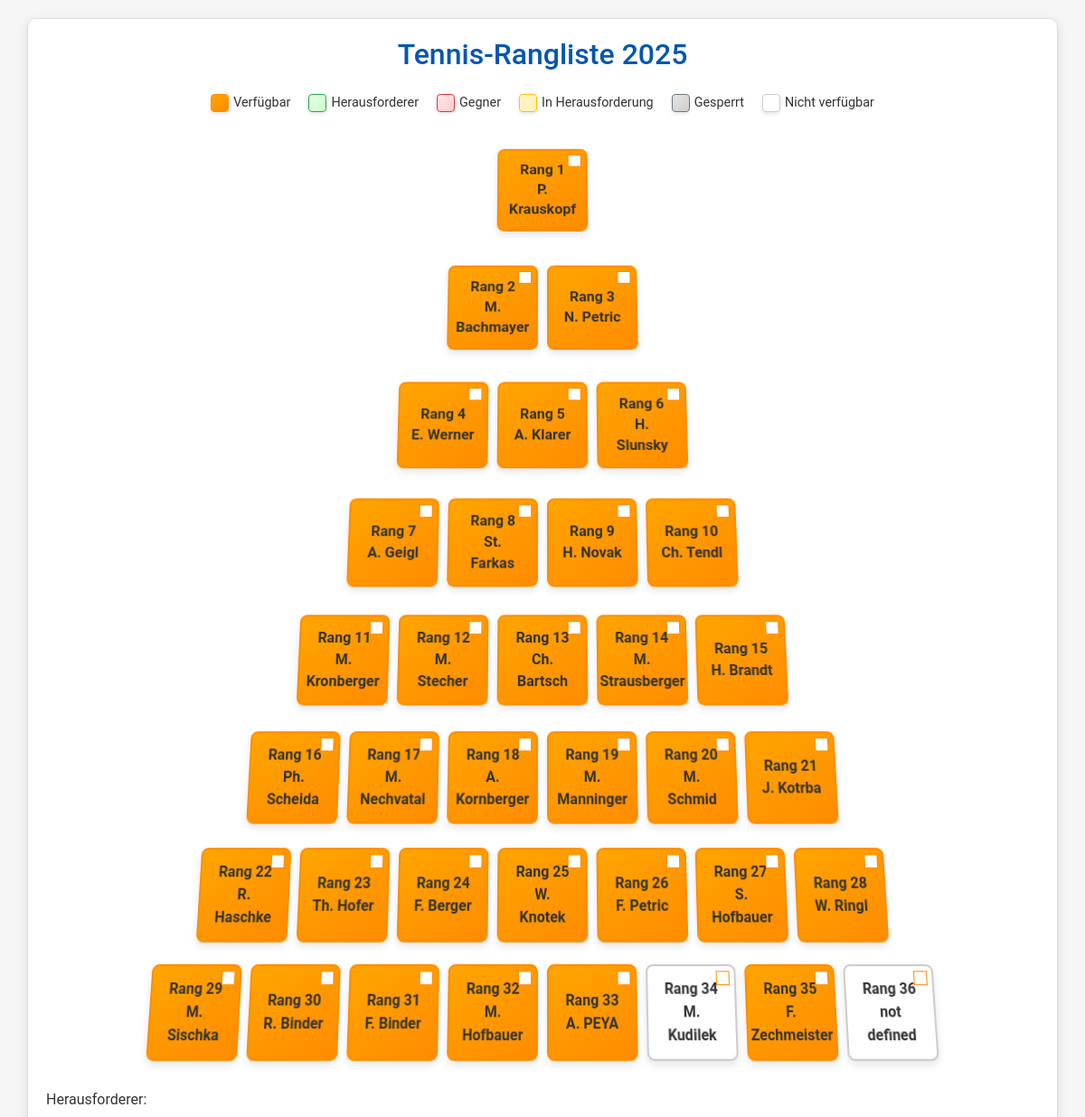
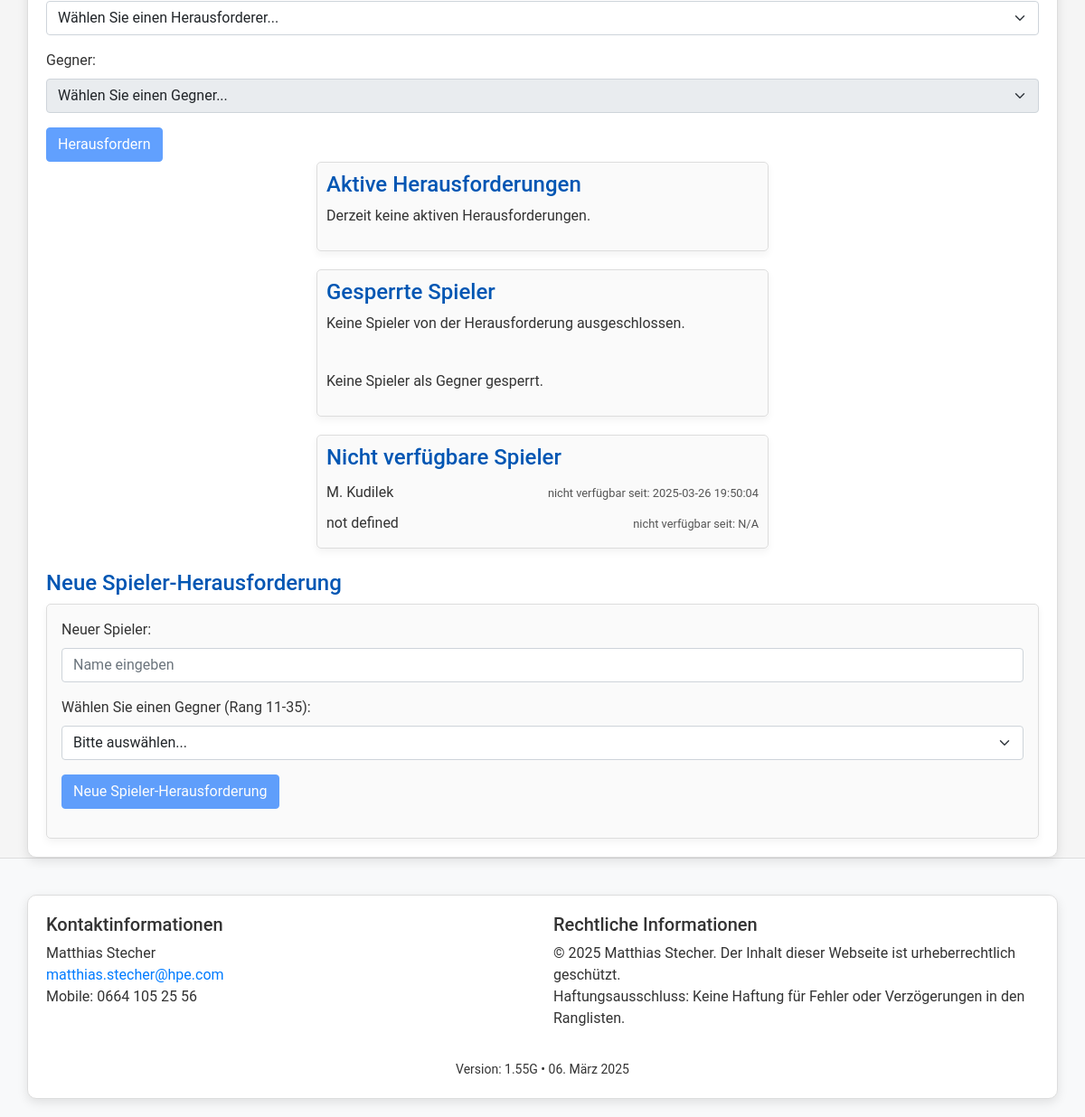
/index, run on the app's committed database (2 pictures, top to bottom).
### tables this page shows
CREATE TABLE players (
    id INTEGER PRIMARY KEY,
    name TEXT NOT NULL,
    available INTEGER NOT NULL DEFAULT 1,
    rank INTEGER NOT NULL,
    unavailable_since DATETIME,
    block_challenger_until DATETIME,
    block_opponent_until DATETIME,
    is_new INTEGER NOT NULL DEFAULT 0
);

### app.py (the view)
@app.route("/index")
def index():
    db = get_db()
    now = get_current_time().strftime("%Y-%m-%d %H:%M:%S")
    cur = db.execute(
        """
        SELECT p.*,
            CASE
              WHEN EXISTS (
                SELECT 1 FROM challenges c
                WHERE c.resolved = 0
                  AND c.deadline > ?
                  AND (c.challenger_id = p.id OR c.opponent_id = p.id)
              ) THEN 1 ELSE 0
            END as in_challenge
        FROM players p
        ORDER BY rank ASC
        """,
        (now,),
    )
    players = cur.fetchall()
    players_list = []
    now_dt = get_current_time()
    for p in players:
        p = dict(p)
        blocked = False
        if p.get("block_challenger_until"):
            try:
                dt = datetime.strptime(p["block_challenger_until"], "%Y-%m-%d %H:%M:%S")
                if now_dt < dt:
                    blocked = True
            except Exception:
                pass
        if p.get("block_opponent_until"):
            try:
                dt = datetime.strptime(p["block_opponent_until"], "%Y-%m-%d %H:%M:%S")
                if now_dt < dt:
                    blocked = True
            except Exception:
                pass
        p["blocked"] = blocked
        players_list.append(p)
    pyramid = create_pyramid(players_list)
    active_challenges = get_active_challenges()
    blocked_challenger_players = get_blocked_challenger_players()
    blocked_opponent_players = get_blocked_opponent_players()
    unavailable_players = get_unavailable_players()
    logger.info(
        "Rendering index: players=%d, pyramid rows=%d", len(players_list), len(pyramid)
    )
    return render_template(
        "index.html",
        pyramid=pyramid,
        players=players_list,
        active_challenges=active_challenges,
        blocked_challenger_players=blocked_challenger_players,
        blocked_opponent_players=blocked_opponent_players,
        unavailable_players=unavailable_players,
    )

### app.py (called while the page is built, shortened)
def get_current_time():
    test_date_str = os.environ.get("TEST_DATE")
    return datetime.now()

def get_db():
    if "db" not in g:
        try:
            g.db = sqlite3.connect(
                app.config["DATABASE"], timeout=10, detect_types=sqlite3.PARSE_DECLTYPES
            )
            g.db.row_factory = sqlite3.Row
        except sqlite3.Error as e:
            logger.exception("Database connection failed.")
            raise e
    return g.db

def create_pyramid(players):
    pyramid = []
    start = 0
    row_sizes = [1, 2, 3, 4, 5, 6, 7, 8]
    for size in row_sizes:
        row = []
        for i in range(size):
            if start < len(players):
                row.append(players[start])
            else:
                row.append(None)
            start += 1
        pyramid.append(row)
    return pyramid

def get_active_challenges():
    db = get_db()
    now = get_current_time().strftime("%Y-%m-%d %H:%M:%S")
    try:
        cur = db.execute(
            "SELECT c.*, p1.name as challenger_name, p2.name as opponent_name FROM challenges c "
            "JOIN players p1 ON c.challenger_id = p1.id "
            "JOIN players p2 ON c.opponent_id = p2.id "
            "WHERE c.resolved = 0 AND c.deadline > ?",
            (now,),
        )
        challenges = cur.fetchall()
        logger.info("Active challenges count: %d", len(challenges))
        return challenges
    except sqlite3.Error:
        logger.exception("Error fetching active challenges.")
        return []

def get_unavailable_players():
    db = get_db()
    cur = db.execute("SELECT * FROM players WHERE available = 0")
    players = cur.fetchall()
    return players

def get_blocked_challenger_players():
    db = get_db()
    now = get_current_time().strftime("%Y-%m-%d %H:%M:%S")
    try:
        cur = db.execute(
            "SELECT * FROM players WHERE block_challenger_until IS NOT NULL AND block_challenger_until > ?",
            (now,),
        )
        return cur.fetchall()
    except sqlite3.Error:
        logger.exception("Error fetching blocked challenger players.")
        return []

### templates/index.html (shortened to what this page needs)
<!DOCTYPE html>
<html lang="de">
<head>
  <link rel="stylesheet" href="https://cdnjs.cloudflare.com/ajax/libs/bootstrap/5.1.3/css/bootstrap.min.css" />
</head>
<body>
  <div class="container three-d">
    <h2 class="text-center mb-4">Tennis-Rangliste 2025</h2>
    <div class="legend">
      <div class="legend-item">
        <div class="legend-color" style="background: linear-gradient(145deg, #ffa500, #ff8c00); border-color: #ff8c00;"></div>
        Verfügbar
      </div>
      <div class="legend-item">
        <div class="legend-color" style="background: linear-gradient(145deg, #e6ffe6, #ccffcc); border-color: #28a745;"></div>
        Herausforderer
      </div>
      <div class="legend-item">
        <div class="legend-color" style="background: linear-gradient(145deg, #ffe6e6, #ffcccc); border-color: #dc3545;"></div>
        Gegner
      </div>
      <div class="legend-item">
        <div class="legend-color" style="background: linear-gradient(145deg, #fff5cc, #fff0b3); border-color: #ffc107;"></div>
        In Herausforderung
      </div>
      <div class="legend-item">
        <div class="legend-color" style="background: linear-gradient(145deg, #e6e6e6, #cccccc); border-color: #6c757d;"></div>
        Gesperrt
      </div>
      <div class="legend-item unavailable">
        <div class="legend-color" style="background: #ffffff; border-color: #cccccc;"></div>
        Nicht verfügbar
      </div>
    </div>
    <div class="ranking-list">
      {% if pyramid %}
        {% for row in pyramid %}
          <div class="row">
            {% for player in row %}
              {% if player %}
                <div id="player-{{ player['id'] }}"
                     class="player {% if not player['available'] %}unavailable{% endif %} {% if player['in_challenge'] %}in-challenge{% endif %} {% if player.blocked %}blocked{% endif %}"
                     data-player-id="{{ player['id'] }}">
                  <div class="player-info">
                    Rang {{ player['rank'] }}<br>{{ player['name'] }}
                  </div>
                  <div class="availability-toggle {% if player['available'] %}available{% endif %}" data-player-id="{{ player['id'] }}"></div>
                </div>
              {% else %}
                <div class="player missing">Spieler fehlt</div>
              {% endif %}
            {% endfor %}
          </div>
        {% endfor %}
      {% else %}
        <p>Keine Spieler gefunden. Bitte laden Sie die Spieldaten.</p>
      {% endif %}
    </div>
    <form id="challengeForm">
      <div class="mb-3">
        <label for="challenger" class="form-label">Herausforderer:</label>
        <select class="form-select" id="challenger" name="challenger" required>
          <option value="">Wählen Sie einen Herausforderer...</option>
        </select>
      </div>
      <div class="mb-3">
        <label for="opponent" class="form-label">Gegner:</label>
        <select class="form-select" id="opponent" name="opponent" required disabled>
          <option value="">Wählen Sie einen Gegner...</option>
        </select>
      </div>
      <button type="submit" class="btn btn-primary" id="challengeButton" disabled>Herausfordern</button>
    </form>
    <div class="active-challenges">
      <h4>Aktive Herausforderungen</h4>
      <div id="active-challenges-list">
        {% if active_challenges %}
          {% for challenge in active_challenges %}
            <div class="challenge-entry">
              <span class="challenge-names">{{ challenge['challenger_name'] }} gegen {{ challenge['opponent_name'] }}</span>
              <span class="challenge-deadline">(Frist: {{ challenge['deadline'] }})</span>
            </div>
          {% endfor %}
        {% else %}
          <p>Derzeit keine aktiven Herausforderungen.</p>
        {% endif %}
      </div>
    </div>
    <div class="blocked-players">
      <h4>Gesperrte Spieler</h4>
      <div id="blocked-players-list">
        {% if blocked_challenger_players %}
          {% for player in blocked_challenger_players %}
            <div class="blocked-entry">
              <span class="blocked-name">{{ player['name'] }}</span>
              <span class="blocked-info">- Herausforderer gesperrt bis: {{ player['block_challenger_until'] }}</span>
            </div>
          {% endfor %}
        {% else %}
          <p>Keine Spieler von der Herausforderung ausgeschlossen.</p>
        {% endif %}
        <br>
        {% if blocked_opponent_players %}
          {% for player in blocked_opponent_players %}
            <div class="blocked-entry">
              <span class="blocked-name">{{ player['name'] }}</span>
              <span class="blocked-info">- Gegner gesperrt bis: {{ player['block_opponent_until'] }}</span>
            </div>
          {% endfor %}
        {% else %}
          <p>Keine Spieler als Gegner gesperrt.</p>
        {% endif %}
      </div>
    </div>
    <div class="unavailable-players">
      <h4>Nicht verfügbare Spieler</h4>
      <div id="unavailable-players-list">
        {% if unavailable_players %}
          {% for player in unavailable_players %}
            <div class="unavailable-entry">
              <span class="unavailable-name">{{ player['name'] }}</span>
              <span class="unavailable-info">nicht verfügbar seit: {{ player['unavailable_since'] or 'N/A' }}</span>
            </div>
          {% endfor %}
        {% else %}
          <p>Alle Spieler sind derzeit verfügbar.</p>
        {% endif %}
      </div>
    </div>
    <div class="newplayer-challenge mt-4">
      <h4>Neue Spieler-Herausforderung</h4>
      <div class="card p-3">
        <div class="mb-3">
          <label for="newplayer" class="form-label">Neuer Spieler:</label>
          <input type="text" class="form-control" id="newplayer" name="newplayer" placeholder="Name eingeben" />
        </div>
        <div class="mb-3">
          <label for="newplayer-opponent" class="form-label">Wählen Sie einen Gegner (Rang 11-35):</label>
          <select class="form-select" id="newplayer-opponent" name="newplayer-opponent">
            <option value="">Bitte auswählen...</option>
          </select>
        </div>
        <div class="mb-3">
          <button type="button" class="btn btn-primary" id="newplayer-challenge" disabled>Neue Spieler-Herausforderung</button>
        </div>
      </div>
    </div>
  </div>
  <footer>
    <div class="container">
      <div class="row">
        <div class="col-md-6 mb-3 mb-md-0">
          <h5>Kontaktinformationen</h5>
          <p>
            Matthias Stecher<br />
            <a href="mailto:matthias.stecher@hpe.com">matthias.stecher@hpe.com</a><br />
            Mobile: 0664 105 25 56
          </p>
        </div>
        <div class="col-md-6">
          <h5>Rechtliche Informationen</h5>
          <p>
            © 2025 Matthias Stecher. Der Inhalt dieser Webseite ist urheberrechtlich geschützt.<br />
            Haftungsausschluss: Keine Haftung für Fehler oder Verzögerungen in den Ranglisten.
          </p>
        </div>
      </div>
      <div class="row">
        <div class="col-12 text-center mt-3">
          <small>Version: 1.55G  •  06. März 2025</small>
        </div>
      </div>
    </div>
  </footer>
</body>
</html>

### templates/index.html (style rules this page uses)
body { background: #f5f5f5; color: #333; font-family: 'Roboto', sans-serif; perspective: 1200px; }
h2, h4 { color: #0056b3; }
.container { background: #fff; border: 1px solid #ddd; border-radius: 10px; padding: 20px; margin-top: 20px; box-shadow: 0 4px 12px rgba(0, 0, 0, 0.1); transform-style: preserve-3d; }
.three-d { transform: perspective(1200px) rotateY(10deg); transition: transform 0.5s; }
.ranking-list { perspective: 800px; display: flex; flex-direction: column; align-items: center; margin-bottom: 20px; }
.ranking-list .row { display: flex; justify-content: center; margin: 10px 0; transform: rotateX(8deg); }
.ranking-list .player { width: 100px; height: 100px; background: linear-gradient(145deg, #ffa500, #ff8c00); border: 2px solid #ff8c00; border-radius: 8px; display: flex; flex-direction: column; align-items: center; justify-content: center; font-weight: bold; cursor: pointer; margin: 5px; position: relative; transition: transform 0.3s, box-shadow 0.3s; box-shadow: 0 4px 8px rgba(0, 0, 0, 0.1); }
.ranking-list .player.unavailable { background: #ffffff; border: 2px solid #cccccc; color: #333; box-shadow: 0 4px 8px rgba(0, 0, 0, 0.1); }
.ranking-list .player .player-info { position: relative; z-index: 2; text-align: center; }
.availability-toggle { position: absolute; top: 5px; right: 5px; width: 15px; height: 15px; background-color: white; border: 1px solid #ff8c00; cursor: pointer; z-index: 10; transition: background-color 0.3s; }
.availability-toggle.available { background-color: white; }
.legend { display: flex; justify-content: center; margin-bottom: 20px; }
.legend-item { display: flex; align-items: center; margin: 0 10px; font-size: 0.9rem; }
.legend-color { width: 20px; height: 20px; margin-right: 5px; border: 1px solid #ff8c00; border-radius: 4px; box-shadow: 0 2px 4px rgba(0, 0, 0, 0.1); }
.legend-item.unavailable .legend-color { background: #ffffff; border-color: #cccccc; }
.active-challenges, .blocked-players, .unavailable-players { max-width: 500px; margin: 0 auto 20px; text-align: left; background: #fafafa; border: 1px solid #ddd; padding: 10px; border-radius: 5px; box-shadow: 0 4px 8px rgba(0, 0, 0, 0.05); }
.challenge-entry, .blocked-entry, .unavailable-entry { display: flex; align-items: center; padding: 5px 0; }
.challenge-deadline, .blocked-info, .unavailable-info { margin-left: auto; white-space: nowrap; font-size: 0.8rem; color: #555; }
.newplayer-challenge h4 { margin-top: 20px; }
.newplayer-challenge .card { background: #fafafa; border: 1px solid #ddd; box-shadow: 0 4px 8px rgba(0, 0, 0, 0.05); border-radius: 5px; }
footer { background: #f8f9fa; color: #333; padding: 20px 0; border-top: 1px solid #ddd; }
footer a { color: #007bff; text-decoration: none; }

### data on the page
players: rank "1", name "P. Krauskopf", available 1 (drawn)
players: rank "2", name "M. Bachmayer", available 1 (drawn)
players: rank "3", name "N. Petric", available 1 (drawn)
players: rank "4", name "E. Werner", available 1 (drawn)
players: rank "5", name "A. Klarer", available 1 (drawn)
players: rank "6", name "H. Slunsky", available 1 (drawn)
players: rank "7", name "A. Geigl", available 1 (drawn)
players: rank "8", name "St. Farkas", available 1 (drawn)
players: rank "9", name "H. Novak", available 1 (drawn)
players: rank "10", name "Ch. Tendl", available 1 (drawn)
players: rank "11", name "M. Kronberger", available 1 (drawn)
players: rank "12", name "M. Stecher", available 1 (drawn)
players: rank "13", name "Ch. Bartsch", available 1 (drawn)
players: rank "14", name "M. Strausberger", available 1 (drawn)
players: rank "15", name "H. Brandt", available 1 (drawn)
players: rank "16", name "Ph. Scheida", available 1 (drawn)
players: rank "17", name "M. Nechvatal", available 1 (drawn)
players: rank "18", name "A. Kornberger", available 1 (drawn)
players: rank "19", name "M. Manninger", available 1 (drawn)
players: rank "20", name "M. Schmid", available 1 (drawn)
players: rank "21", name "J. Kotrba", available 1 (drawn)
players: rank "22", name "R. Haschke"
players: rank "23", name "Th. Hofer"
players: rank "24", name "F. Berger"
players: rank "25", name "W. Knotek"
players: rank "26", name "F. Petric"
players: rank "27", name "S. Hofbauer"
players: rank "28", name "W. Ringl"
players: rank "29", name "M. Sischka"
players: rank "30", name "R. Binder"
players: rank "31", name "F. Binder"
players: rank "32", name "M. Hofbauer"
players: rank "33", name "A. PEYA"
players: rank "34", name "M. Kudilek", unavailable_since "2025-03-26 19:50:04"
players: rank "35", name "F. Zechmeister"
players: rank "36", name "not defined", player "N/A"
